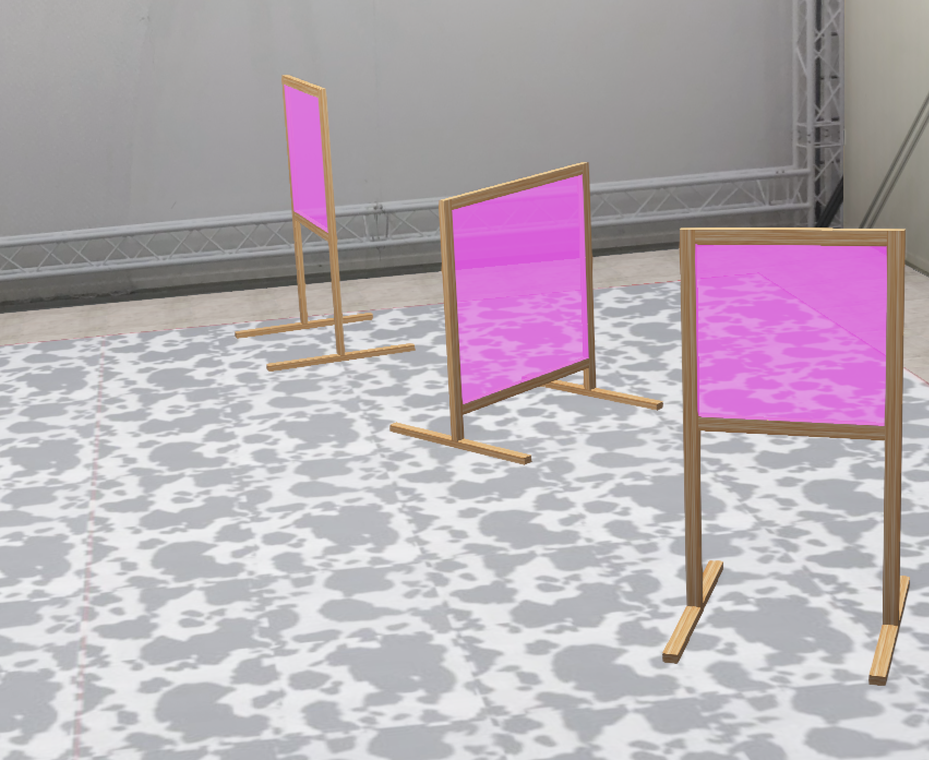
#> input picture controllers/main/assignment/example_picture_2.png, 929 x 760 px, shrunk from 1703 x 1393 before the run, found by its file name
$ python testfile.py
#> lines starting #> are read from the running program, lines starting #| are printed output that depends on the picture; after the words box and inside, x2 and y2 are one past the last pixel; in counts of white or black regions, pixels touching at a corner belong together
### controllers/main/assignment/class_fences_detection.py
import numpy as np
import cv2
from typing import List, Tuple, Dict, Optional


############################ Class 1 : ShapeCorners to compute all important infos ############################
class ShapeCorners:
    def __init__(self, corners: List[Tuple[int, int]]):
        self.corners = corners # List of corner points (x, y)
        self._sort_corners() #see fction below
        # Calculate basic properties
        self.center = np.mean(self.corners, axis=0).astype(int)
        self.calculate_dimensions()
        self.area = self.calculate_area()

    def _sort_corners(self) -> None: #ordre des aiguilles d'une montre, top left corner first
        center = np.mean(self.corners, axis=0)

        # Sort corners by their angle from center
        sorted_corners = sorted(self.corners, key=lambda pt: np.arctan2(pt[1] - center[1], pt[0] - center[0]))
        self.corners = sorted_corners

        if len(self.corners) == 4:
            self.top_left = self.corners[0]
            self.top_right = self.corners[1]
            self.bottom_right = self.corners[2]
            self.bottom_left = self.corners[3]

    def calculate_dimensions(self) -> None:#for width and height (check again, probably wrong)
        x_coords = [corner[0] for corner in self.corners]
        y_coords = [corner[1] for corner in self.corners]
        self.width = max(x_coords) - min(x_coords)
        self.height = max(y_coords) - min(y_coords)
        # Calculate bounding box
        self.bounding_box = {
            'x_min': min(x_coords),
            'y_min': min(y_coords),
            'x_max': max(x_coords),
            'y_max': max(y_coords)
        }

    def calculate_area(self) -> float: #defined as Airmax-airmin/2
        n = len(self.corners)
        area = 0.0
        for i in range(n):
            j = (i + 1) % n
            area += self.corners[i][0] * self.corners[j][1]
            area -= self.corners[j][0] * self.corners[i][1]
        return abs(area) / 2.0


    def get_center(self) -> Tuple[int, int]:#return coord of center as tuples format
        return tuple(self.center)

    def draw_on_image(self, image, color_contour=(0, 255, 0), color_corners=(255, 0, 0), color_center=(0, 0, 255)) -> None:
        contour = np.array(self.corners).reshape(-1, 1, 2)
        cv2.drawContours(image, [contour], 0, color_contour, 3)
        for corner in self.corners:#draws corners
            cv2.circle(image, corner, 5, color_corners, -1)

        cv2.circle(image, tuple(self.center), 5, color_center, -1)# Draws center

    def __str__(self) -> str: #return infos about the shape for the user
        return (f"Shape with {len(self.corners)} corners:\n"
                f"- Corners: {self.corners}\n"
                f"- Center: {tuple(self.center)}\n"
                f"- Width x Height: {self.width} x {self.height}\n"
                f"- Area: {self.area:.2f}\n")

############################ Class 2 : ShapeDetector to process everything :  ############################
class ShapeDetector:

    def __init__(self):
        self.shapes = []

    def detect_shapes(self, image, color_lower, color_upper) -> List[ShapeCorners]:
        self.shapes = []

        hsv = cv2.cvtColor(image, cv2.COLOR_BGR2HSV)
        mask = cv2.inRange(hsv, color_lower, color_upper)
        contours, _ = cv2.findContours(mask, cv2.RETR_EXTERNAL, cv2.CHAIN_APPROX_SIMPLE)#retr_ext to only take into account the outer contours.
                                                                              #CHAIN_APPROX_SIMPLE :to output only the 4 corners coordinates

        for contour in contours:
            # Approximate the contour to get corners
            epsilon = 0.02 * cv2.arcLength(contour, True)
            approx = cv2.approxPolyDP(contour, epsilon, True)
            #only take into account if it is a rectangle (4 corners)
            if len(approx) != 4:
                continue
            corners = [tuple(point[0]) for point in approx] #corners becomes tuple format
            ########################################HERE : call previous class##################################
            shape = ShapeCorners(corners)#CALL CLASS SHAPE CORNERS to compute all infos
            self.shapes.append(shape)

        return self.shapes


    def draw_shapes(self, image) -> None:
        for shape in self.shapes:
            shape.draw_on_image(image)

### controllers/main/assignment/testfile.py
import cv2
import numpy as np
import time
from typing import List, Tuple, Dict, Optional
from class_fences_detection import ShapeCorners
from class_fences_detection import ShapeDetector


image = cv2.imread('controllers/main/assignment/example_picture_2.png')
#> image is the input picture: shape (760, 929, 3); mean B, G, R 180.1, 171.8, 182.6

# Define color range for purple
lower_purple = np.array([130, 50, 50])
upper_purple = np.array([170, 255, 255])

# Create shape detector and detect shapes
detector = ShapeDetector()
shapes = detector.detect_shapes(image, lower_purple, upper_purple)
#> in detect_shapes, `hsv = cv2.cvtColor(image, cv2.COLOR_BGR2HSV)`: hsv: shape (760, 929, 3); mean H, S, V 92.3, 21.3, 184.9
#> in detect_shapes, `mask = cv2.inRange(hsv, color_lower, color_upper)`:
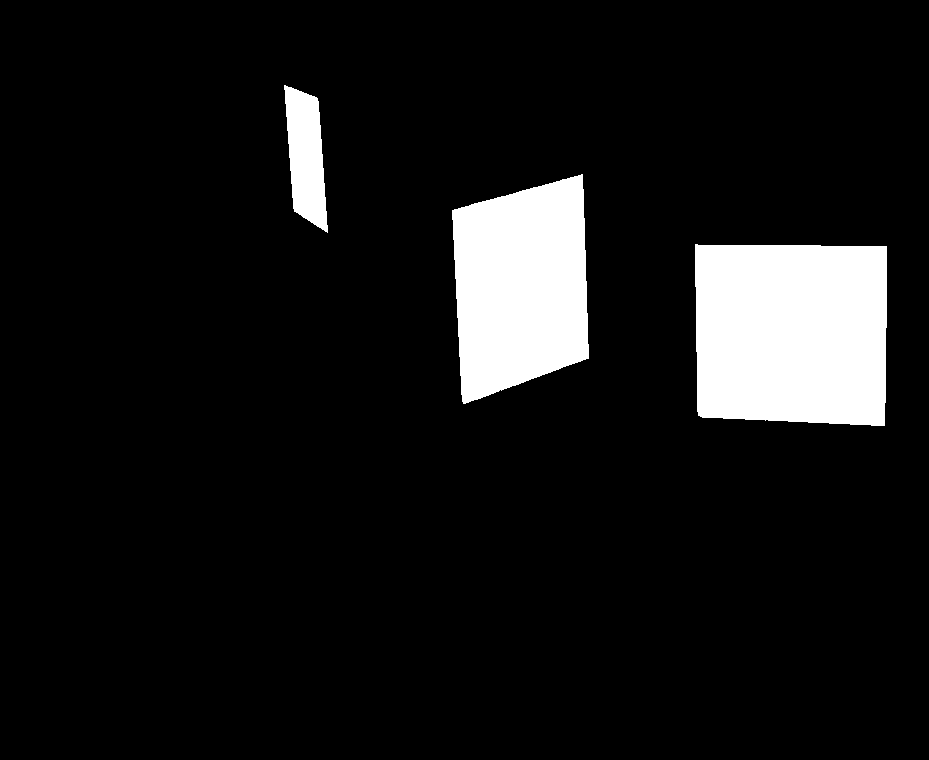
#> mask: shape (760, 929); 8.9% white; 3 white regions
#> in detect_shapes, `contours, _ = cv2.findContours(mask, cv2.RETR_EXTERNAL, cv2.CHAIN_APPR..`: contours = 3 contours; box (x1, y1, x2, y2) and area: (695, 244, 887, 426) 33174, (452, 174, 589, 404) 24495, (284, 85, 328, 233) 4183
#> the loop in detect_shapes, `for contour in contours:` made 3 passes
#> epsilon on passes 1 to 3: 14.7, 13.47, 6.97
#> after the loop in detect_shapes, `for contour in contours:`: self.shapes = 3 items
#> shapes = 3 items

# Print information about each shape
for i, shape in enumerate(shapes):
    print(f"Shape {i+1}:")
    print(shape)
    print()
#> this loop made 3 passes
#> (printed output is left out)

# Draw shapes on image
detector.draw_shapes(image)
#> the loop in draw_shapes, `for shape in self.shapes:` made 3 passes
#> contour in draw_on_image on passes 1 to 3: [[695, 244], [886, 246], [884, 425], [698, 415]], [[452, 210], [582, 174], [588, 358], [463, 403]], [[284, 85], [318, 101], [327, 232], [293, 208]]
#> after the loop in draw_shapes, `for shape in self.shapes:`:
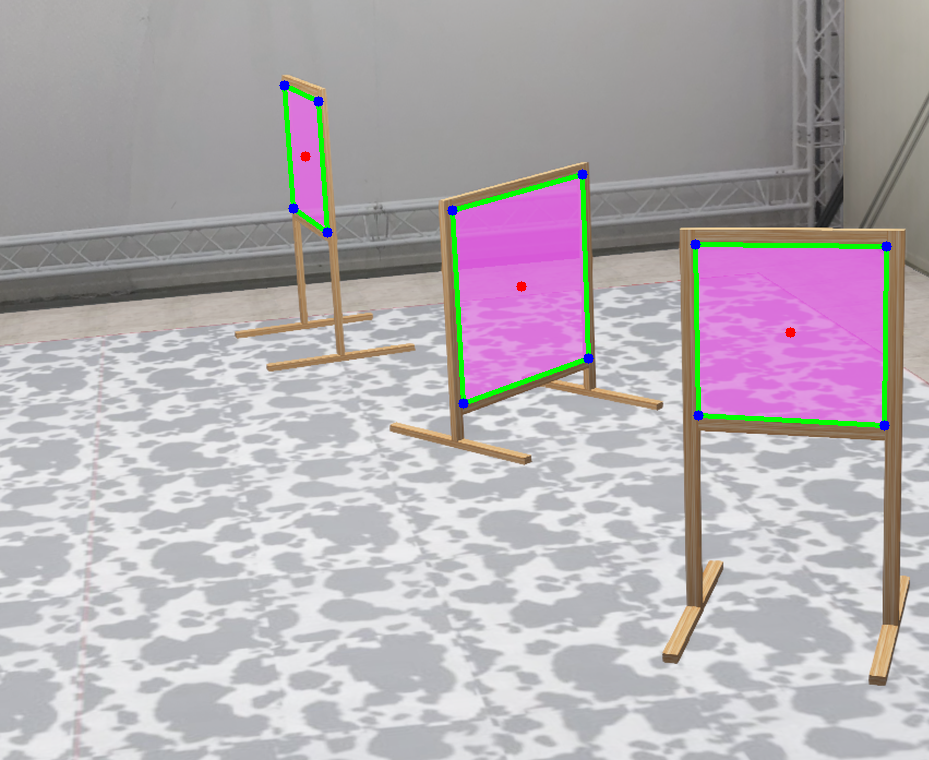
#> image: shape (760, 929, 3); 1.31% of pixels changed, all inside (x1, y1, x2, y2) = (279, 80, 892, 431)
# Display result
cv2.imshow('Detected Shapes', image)
cv2.waitKey(0)
cv2.destroyAllWindows()
